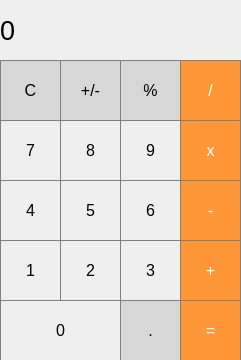
<?xml version="1.0" encoding="UTF-8"?>
<ui version="4.0">
 <class>MainWindow</class>
 <widget class="QMainWindow" name="MainWindow">
  <property name="geometry">
   <rect>
    <x>0</x>
    <y>0</y>
    <width>241</width>
    <height>360</height>
   </rect>
  </property>
  <property name="windowTitle">
   <string>MainWindow</string>
  </property>
  <widget class="QWidget" name="centralWidget">
   <property name="enabled">
    <bool>true</bool>
   </property>
   <widget class="QLabel" name="label">
    <property name="geometry">
     <rect>
      <x>0</x>
      <y>0</y>
      <width>241</width>
      <height>61</height>
     </rect>
    </property>
    <property name="font">
     <font>
      <pointsize>20</pointsize>
     </font>
    </property>
    <property name="styleSheet">
     <string notr="true">QLabel {
  qproperty-alignment: 'AlignVCenter | AlignRight';
  border: 1px solid gray;
}

background-color : white;</string>
    </property>
    <property name="text">
     <string>0</string>
    </property>
   </widget>
   <widget class="QPushButton" name="pushButton_clear">
    <property name="geometry">
     <rect>
      <x>0</x>
      <y>60</y>
      <width>61</width>
      <height>61</height>
     </rect>
    </property>
    <property name="font">
     <font>
      <pointsize>12</pointsize>
     </font>
    </property>
    <property name="styleSheet">
     <string notr="true">QPushButton {
  background-color: rgb(215, 215, 215);
  border: 1px solid gray;
}
QPushButton:pressed {
    background-color: qlineargradient(x1: 0, y1: 0, x2: 0, y2: 1,
                                      stop: 0 #BEBEBE, stop: 1 #D7D7D7);
}</string>
    </property>
    <property name="text">
     <string>C</string>
    </property>
   </widget>
   <widget class="QPushButton" name="pushButton_plusMinus">
    <property name="geometry">
     <rect>
      <x>60</x>
      <y>60</y>
      <width>61</width>
      <height>61</height>
     </rect>
    </property>
    <property name="font">
     <font>
      <pointsize>12</pointsize>
     </font>
    </property>
    <property name="styleSheet">
     <string notr="true">QPushButton {
  background-color: rgb(215, 215, 215);
  border: 1px solid gray;
}
QPushButton:pressed {
    background-color: qlineargradient(x1: 0, y1: 0, x2: 0, y2: 1,
                                      stop: 0 #BEBEBE, stop: 1 #D7D7D7);
}</string>
    </property>
    <property name="text">
     <string>+/-</string>
    </property>
   </widget>
   <widget class="QPushButton" name="pushButton_percent">
    <property name="geometry">
     <rect>
      <x>120</x>
      <y>60</y>
      <width>61</width>
      <height>61</height>
     </rect>
    </property>
    <property name="font">
     <font>
      <pointsize>12</pointsize>
     </font>
    </property>
    <property name="styleSheet">
     <string notr="true">QPushButton {
  background-color: rgb(215, 215, 215);
  border: 1px solid gray;
}
QPushButton:pressed {
    background-color: qlineargradient(x1: 0, y1: 0, x2: 0, y2: 1,
                                      stop: 0 #BEBEBE, stop: 1 #D7D7D7);
}</string>
    </property>
    <property name="text">
     <string>%</string>
    </property>
   </widget>
   <widget class="QPushButton" name="pushButton_divide">
    <property name="geometry">
     <rect>
      <x>180</x>
      <y>60</y>
      <width>61</width>
      <height>61</height>
     </rect>
    </property>
    <property name="font">
     <font>
      <pointsize>12</pointsize>
     </font>
    </property>
    <property name="styleSheet">
     <string notr="true">QPushButton {
  background-color: rgb(255, 151, 57);
  color: white; 
  border: 1px solid gray;
}

QPushButton:pressed {
    background-color: qlineargradient(x1: 0, y1: 0, x2: 0, y2: 1,
                                      stop: 0 #FF7832, stop: 1 #FF9739);
}</string>
    </property>
    <property name="text">
     <string>/</string>
    </property>
   </widget>
   <widget class="QPushButton" name="pushButton_multiply">
    <property name="geometry">
     <rect>
      <x>180</x>
      <y>120</y>
      <width>61</width>
      <height>61</height>
     </rect>
    </property>
    <property name="font">
     <font>
      <pointsize>12</pointsize>
     </font>
    </property>
    <property name="styleSheet">
     <string notr="true">QPushButton {
  background-color: rgb(255, 151, 57);
  color: white; 
  border: 1px solid gray;
}

QPushButton:pressed {
    background-color: qlineargradient(x1: 0, y1: 0, x2: 0, y2: 1,
                                      stop: 0 #FF7832, stop: 1 #FF9739);
}</string>
    </property>
    <property name="text">
     <string>x</string>
    </property>
   </widget>
   <widget class="QPushButton" name="pushButton_8">
    <property name="geometry">
     <rect>
      <x>60</x>
      <y>120</y>
      <width>61</width>
      <height>61</height>
     </rect>
    </property>
    <property name="font">
     <font>
      <pointsize>12</pointsize>
     </font>
    </property>
    <property name="styleSheet">
     <string notr="true">QPushButton {
   border: 1px solid gray;
}
QPushButton:pressed {
    background-color: qlineargradient(x1: 0, y1: 0, x2: 0, y2: 1,
                                      stop: 0 #dadbde, stop: 1 #f6f7fa);
}</string>
    </property>
    <property name="text">
     <string>8</string>
    </property>
   </widget>
   <widget class="QPushButton" name="pushButton_7">
    <property name="geometry">
     <rect>
      <x>0</x>
      <y>120</y>
      <width>61</width>
      <height>61</height>
     </rect>
    </property>
    <property name="font">
     <font>
      <pointsize>12</pointsize>
     </font>
    </property>
    <property name="styleSheet">
     <string notr="true">QPushButton {
   border: 1px solid gray;
}
QPushButton:pressed {
    background-color: qlineargradient(x1: 0, y1: 0, x2: 0, y2: 1,
                                      stop: 0 #dadbde, stop: 1 #f6f7fa);
}</string>
    </property>
    <property name="text">
     <string>7</string>
    </property>
   </widget>
   <widget class="QPushButton" name="pushButton_9">
    <property name="geometry">
     <rect>
      <x>120</x>
      <y>120</y>
      <width>61</width>
      <height>61</height>
     </rect>
    </property>
    <property name="font">
     <font>
      <pointsize>12</pointsize>
     </font>
    </property>
    <property name="styleSheet">
     <string notr="true">QPushButton {
   border: 1px solid gray;
}
QPushButton:pressed {
    background-color: qlineargradient(x1: 0, y1: 0, x2: 0, y2: 1,
                                      stop: 0 #dadbde, stop: 1 #f6f7fa);
}</string>
    </property>
    <property name="text">
     <string>9</string>
    </property>
   </widget>
   <widget class="QPushButton" name="pushButton_subtract">
    <property name="geometry">
     <rect>
      <x>180</x>
      <y>180</y>
      <width>61</width>
      <height>61</height>
     </rect>
    </property>
    <property name="font">
     <font>
      <pointsize>12</pointsize>
     </font>
    </property>
    <property name="styleSheet">
     <string notr="true">QPushButton {
  background-color: rgb(255, 151, 57);
  color: white; 
  border: 1px solid gray;
}

QPushButton:pressed {
    background-color: qlineargradient(x1: 0, y1: 0, x2: 0, y2: 1,
                                      stop: 0 #FF7832, stop: 1 #FF9739);
}</string>
    </property>
    <property name="text">
     <string>-</string>
    </property>
   </widget>
   <widget class="QPushButton" name="pushButton_5">
    <property name="geometry">
     <rect>
      <x>60</x>
      <y>180</y>
      <width>61</width>
      <height>61</height>
     </rect>
    </property>
    <property name="font">
     <font>
      <pointsize>12</pointsize>
     </font>
    </property>
    <property name="styleSheet">
     <string notr="true">QPushButton {
   border: 1px solid gray;
}
QPushButton:pressed {
    background-color: qlineargradient(x1: 0, y1: 0, x2: 0, y2: 1,
                                      stop: 0 #dadbde, stop: 1 #f6f7fa);
}</string>
    </property>
    <property name="text">
     <string>5</string>
    </property>
   </widget>
   <widget class="QPushButton" name="pushButton_4">
    <property name="geometry">
     <rect>
      <x>0</x>
      <y>180</y>
      <width>61</width>
      <height>61</height>
     </rect>
    </property>
    <property name="font">
     <font>
      <pointsize>12</pointsize>
     </font>
    </property>
    <property name="styleSheet">
     <string notr="true">QPushButton {
   border: 1px solid gray;
}
QPushButton:pressed {
    background-color: qlineargradient(x1: 0, y1: 0, x2: 0, y2: 1,
                                      stop: 0 #dadbde, stop: 1 #f6f7fa);
}</string>
    </property>
    <property name="text">
     <string>4</string>
    </property>
   </widget>
   <widget class="QPushButton" name="pushButton_6">
    <property name="geometry">
     <rect>
      <x>120</x>
      <y>180</y>
      <width>61</width>
      <height>61</height>
     </rect>
    </property>
    <property name="font">
     <font>
      <pointsize>12</pointsize>
     </font>
    </property>
    <property name="styleSheet">
     <string notr="true">QPushButton {
   border: 1px solid gray;
}
QPushButton:pressed {
    background-color: qlineargradient(x1: 0, y1: 0, x2: 0, y2: 1,
                                      stop: 0 #dadbde, stop: 1 #f6f7fa);
}</string>
    </property>
    <property name="text">
     <string>6</string>
    </property>
   </widget>
   <widget class="QPushButton" name="pushButton_add">
    <property name="geometry">
     <rect>
      <x>180</x>
      <y>240</y>
      <width>61</width>
      <height>61</height>
     </rect>
    </property>
    <property name="font">
     <font>
      <pointsize>12</pointsize>
     </font>
    </property>
    <property name="styleSheet">
     <string notr="true">QPushButton {
  background-color: rgb(255, 151, 57);
  color: white; 
  border: 1px solid gray;
}

QPushButton:pressed {
    background-color: qlineargradient(x1: 0, y1: 0, x2: 0, y2: 1,
                                      stop: 0 #FF7832, stop: 1 #FF9739);
}</string>
    </property>
    <property name="text">
     <string>+</string>
    </property>
   </widget>
   <widget class="QPushButton" name="pushButton_2">
    <property name="geometry">
     <rect>
      <x>60</x>
      <y>240</y>
      <width>61</width>
      <height>61</height>
     </rect>
    </property>
    <property name="font">
     <font>
      <pointsize>12</pointsize>
     </font>
    </property>
    <property name="styleSheet">
     <string notr="true">QPushButton {
   border: 1px solid gray;
}
QPushButton:pressed {
    background-color: qlineargradient(x1: 0, y1: 0, x2: 0, y2: 1,
                                      stop: 0 #dadbde, stop: 1 #f6f7fa);
}</string>
    </property>
    <property name="text">
     <string>2</string>
    </property>
   </widget>
   <widget class="QPushButton" name="pushButton_1">
    <property name="geometry">
     <rect>
      <x>0</x>
      <y>240</y>
      <width>61</width>
      <height>61</height>
     </rect>
    </property>
    <property name="font">
     <font>
      <pointsize>12</pointsize>
     </font>
    </property>
    <property name="styleSheet">
     <string notr="true">QPushButton {
   border: 1px solid gray;
}
QPushButton:pressed {
    background-color: qlineargradient(x1: 0, y1: 0, x2: 0, y2: 1,
                                      stop: 0 #dadbde, stop: 1 #f6f7fa);
}</string>
    </property>
    <property name="text">
     <string>1</string>
    </property>
   </widget>
   <widget class="QPushButton" name="pushButton_3">
    <property name="geometry">
     <rect>
      <x>120</x>
      <y>240</y>
      <width>61</width>
      <height>61</height>
     </rect>
    </property>
    <property name="font">
     <font>
      <pointsize>12</pointsize>
     </font>
    </property>
    <property name="styleSheet">
     <string notr="true">QPushButton {
   border: 1px solid gray;
}
QPushButton:pressed {
    background-color: qlineargradient(x1: 0, y1: 0, x2: 0, y2: 1,
                                      stop: 0 #dadbde, stop: 1 #f6f7fa);
}</string>
    </property>
    <property name="text">
     <string>3</string>
    </property>
   </widget>
   <widget class="QPushButton" name="pushButton_equals">
    <property name="geometry">
     <rect>
      <x>180</x>
      <y>300</y>
      <width>61</width>
      <height>61</height>
     </rect>
    </property>
    <property name="font">
     <font>
      <pointsize>12</pointsize>
     </font>
    </property>
    <property name="styleSheet">
     <string notr="true">QPushButton {
  background-color: rgb(255, 151, 57);
  color: white; 
  border: 1px solid gray;
}

QPushButton:pressed {
    background-color: qlineargradient(x1: 0, y1: 0, x2: 0, y2: 1,
                                      stop: 0 #FF7832, stop: 1 #FF9739);
}</string>
    </property>
    <property name="text">
     <string>=</string>
    </property>
   </widget>
   <widget class="QPushButton" name="pushButton_0">
    <property name="geometry">
     <rect>
      <x>0</x>
      <y>300</y>
      <width>121</width>
      <height>61</height>
     </rect>
    </property>
    <property name="font">
     <font>
      <pointsize>12</pointsize>
     </font>
    </property>
    <property name="styleSheet">
     <string notr="true">QPushButton {
   border: 1px solid gray;
}
QPushButton:pressed {
    background-color: qlineargradient(x1: 0, y1: 0, x2: 0, y2: 1,
                                      stop: 0 #dadbde, stop: 1 #f6f7fa);
}</string>
    </property>
    <property name="text">
     <string>0</string>
    </property>
   </widget>
   <widget class="QPushButton" name="pushButton_decimal">
    <property name="geometry">
     <rect>
      <x>120</x>
      <y>300</y>
      <width>61</width>
      <height>61</height>
     </rect>
    </property>
    <property name="font">
     <font>
      <pointsize>12</pointsize>
     </font>
    </property>
    <property name="styleSheet">
     <string notr="true">QPushButton {
  background-color: rgb(215, 215, 215);
  border: 1px solid gray;
}
QPushButton:pressed {
    background-color: qlineargradient(x1: 0, y1: 0, x2: 0, y2: 1,
                                      stop: 0 #BEBEBE, stop: 1 #D7D7D7);
}</string>
    </property>
    <property name="text">
     <string>.</string>
    </property>
   </widget>
  </widget>
 </widget>
 <layoutdefault spacing="6" margin="11"/>
 <resources/>
 <connections/>
</ui>
